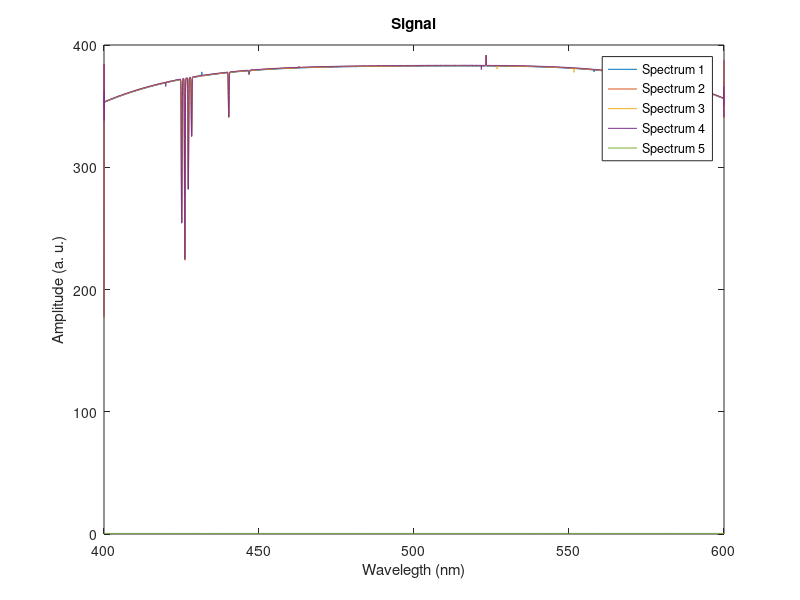

Here is the MATLAB script that generated this plot: (Note: this script raises an error after producing the figure.)
clear 
close all
clc

%% Load data
%==========================================================================
load("Data/Sig_para_Novo.mat", "ds_spectrum", "ds_wl_range");
raw_spectra = ds_spectrum;
wavelength = ds_wl_range;

%% Analyze the signal
%==========================================================================
num_curves = size(raw_spectra, 1);
spectrogram = raw_spectra; % !!!!!!!!!!!! Left it without detrending due to weird asymptotes happening with correction later

% define timestep (wavelength_resolution in this case) and sampling frequency
wavelength_resolution = wavelength(2) - wavelength(1);
frequency = 1/wavelength_resolution;

% Display variance of each spectrum
spectrum_var = var(spectrogram(1:5,:), 0, 2); 
disp("Variance of each spectrum:");
disp(spectrum_var)

%% Plotting the signal
%==========================================================================
figure( 'Name', "Initial Plot" );
plot(wavelength, spectrogram);
xlabel('Wavelegth (nm)');
ylabel('Amplitude (a. u.)');
title("Signal");
legend('Spectrum 1', 'Spectrum 2', 'Spectrum 3', 'Spectrum 4', 'Spectrum 5');

%% Find the peaks in the spectrum and plot them
%==========================================================================
% Initialize the peak locations and values arrays
numSpectra = 4; % Only 4 spectra are being corrected because the 5th doesn't follow the curve
maxPeaksPerSpectrum = 10; % Pre-allocate space for performance (more than needed)
peaks = zeros(numSpectra, maxPeaksPerSpectrum);
peaksLoc = zeros(numSpectra, maxPeaksPerSpectrum);
negPeaks = zeros(numSpectra, maxPeaksPerSpectrum);
negPeaksLoc = zeros(numSpectra, maxPeaksPerSpectrum);

%smooth the curve slightly for better peak finding -currently 3-points moving average-
spectrum_smooth = smoothdata(spectrogram, 2, 'movmean', 3);

hold on
for i = 1:numSpectra
    % Find positive peaks in the spectrum
    [peaksFound, loc_posPeaks] = findpeaks(spectrum_smooth(i,:), 'MinPeakProminence', 0.5,'MinPeakHeight', 1.5,'Threshold', 0.01);
    numPeaksFound = numel(peaksFound);
    peaks(i, 1:numPeaksFound) = peaksFound;
    peaksLoc(i, 1:numPeaksFound) = loc_posPeaks;
    plot(wavelength(peaksLoc(i,1:numPeaksFound)), peaks(i,1:numPeaksFound), 'rv', 'MarkerFaceColor', 'r');
    
    % Find negative peaks in the spectrum
    [negPeaksFound, loc_negPeaks] = findpeaks(-spectrum_smooth(i,:), 'MinPeakProminence', 0.2, 'Threshold', 0.001);
    numNegPeaksFound = numel(negPeaksFound);
    negPeaks(i, 1:numNegPeaksFound) = -negPeaksFound;
    negPeaksLoc(i, 1:numNegPeaksFound) = loc_negPeaks;
    plot(wavelength(negPeaksLoc(i,1:numNegPeaksFound)), negPeaks(i,1:numNegPeaksFound), 'g^', 'MarkerFaceColor', 'g');
end
hold off

%% Create the calibration curve
%==========================================================================
% Initialize calibration_curve as a copy of spectrogram
calibration_curve = spectrogram;

% Define the region around the peaks to set to NaN (0.5 wavelength values left and right)
region_size = round(0.5 / wavelength_resolution);

for i = 1:numSpectra
    % Get the positive and negative peak locations for the current spectrum
    peak_locs = peaksLoc(i,:);
    peak_locs = peak_locs(peak_locs~=0); % Remove zero entries
    neg_peak_locs = negPeaksLoc(i,:);
    neg_peak_locs = neg_peak_locs(neg_peak_locs~=0); % Remove zero entries

    % Set values around the positive peaks to NaN in calibration_curve
    for j = 1:length(peak_locs)
        peak_loc = peak_locs(j);
        lower_bound = max(1, peak_loc - region_size);
        upper_bound = min(size(calibration_curve, 2), peak_loc + region_size);
        calibration_curve(i, lower_bound:upper_bound) = NaN;
    end
    
    % Set values around the negative peaks to NaN in calibration_curve
    for j = 1:length(neg_peak_locs)
        neg_peak_loc = neg_peak_locs(j);
        lower_bound = max(1, neg_peak_loc - region_size);
        upper_bound = min(size(calibration_curve, 2), neg_peak_loc + region_size);
        calibration_curve(i, lower_bound:upper_bound) = NaN;
    end
end

figure( 'Name', "Calibration Curve" );
plot(wavelength,calibration_curve);
title("Calibration Curve");

%% Interpolate the missing values in Calibration Curve
%==========================================================================
% Interpolate each row of calibration_curve to fill in the missing NaN values
calibration_curve_interpolated = calibration_curve;
for i = 1:num_curves
    % Get the current row of calibration_curve
    current_row = calibration_curve_interpolated(i,:);
    
    % Find the indices of the NaN values
    nan_indices = find(isnan(current_row));
    
    % If there are any NaN values, interpolate them
    if ~isempty(nan_indices)
        % Find the indices of the non-NaN values
        non_nan_indices = find(~isnan(current_row));
        
        % Interpolate the NaN values using a cubic spline
        current_row(nan_indices) = interp1(non_nan_indices, current_row(non_nan_indices), nan_indices, 'linear');
        
        % Replace the current row in calibration_curve with the interpolated values
        calibration_curve_interpolated(i,:) = current_row;
    end
end

% Plot the interpolated calibration curve
figure( 'Name', "Interpolated Calibration Curve" );
plot(wavelength, calibration_curve_interpolated);
xlabel('Wavelength (nm)');
ylabel('Amplitude (a.u.)');
title("Interpolated Calibration Curve");

%% Find the polynomial fit of the calibration currve
%==========================================================================
x = wavelength;
y = calibration_curve_interpolated(1,:);
p = polyfit(x(~isnan(y)), y(~isnan(y)), 4); % fit a 4th-degree polynomial, ignoring NaN values
y_fit = polyval(p, x); % evaluate the polynomial at each wavelength

figure( 'Name', "Polynomial Fit" );
plot(wavelength, spectrogram);
hold on
plot(x, y_fit, 'LineWidth',2, 'Color', 'r', 'LineStyle', '--');
title("Polynomial Fit");
legend('Spectrum 1', 'Spectrum 2', 'Spectrum 3', 'Spectrum 4', 'Spectrum 5', 'Polynomial Fit');

%% Divide the signal by the polynomial fit to get the corrected signal
%==========================================================================
corrected_signal = spectrogram ./ y_fit;

figure( 'Name', "Corrected Signal" );
plot(wavelength, corrected_signal);
xlabel('Wavelength (nm)');
ylabel('Amplitude (a.u.)');
title("Corrected Signal");
legend('Spectrum 1', 'Spectrum 2', 'Spectrum 3', 'Spectrum 4', 'Spectrum 5');

%% Detrend Now??
% detrending the signal by substracting the means
corrected_signal_detrended = bsxfun(@minus, corrected_signal, mean(corrected_signal, 2));
% corrected_signal_detrended = bsxfun(@minus, corrected_signal, 1);
figure( 'Name', "Corrected Signal Detrended" );
plot(wavelength, corrected_signal_detrended);
xlabel('Wavelength (nm)');
ylabel('Amplitude (a.u.)');
title("Corrected Signal Detrended");
legend('Spectrum 1', 'Spectrum 2', 'Spectrum 3', 'Spectrum 4', 'Spectrum 5');

%% Find a gaussian fit for the peaks
%==========================================================================
% THIS_WL = 400;
% loc = [THIS_WL-400]./wavelength_resolution;

% Defines the ranges where the gaussian peaks are pressent manually
ranges = [424.62 425.44; 425.66 426.42; 426.8 427.54; 427.9 428.6; 439.88 440.56; 446.48 447.06; 523.06 523.38; 583.46 583.96];

% Function to find the indices of these range values
for i = 1:size(ranges, 1)
    range_start = ranges(i, 1);
    range_end = ranges(i, 2);
    
    indices = [];
    for j = 1:length(wavelength)
        if range_start <= wavelength(j) && wavelength(j) <= range_end
            indices = [indices j];
        end
    end
    
    values = wavelength(indices);
    first_index = indices(1);
    last_index = indices(end);

    disp("  wavelength(" + first_index + ":" + (last_index+1) + ")")
end

% Extract x and y values around the peak
x_data = wavelength(1233:1274);
y_data = corrected_signal_detrended(1233:1274);

figure('Name',"Corrected Signal detrended 1 with gaussian fit for peak1");
plot(wavelength, corrected_signal_detrended(1,:));

% Define Gaussian function
gaussian = fittype('a*exp(-((x-b)/c)^2)', 'independent', 'x', 'coefficients', {'a', 'b', 'c'});
% gauss = @(coeff, x_data) coeff(1) * exp(-((x_data - coeff(2)) / coeff(3)).^2);

% Initial guess for parameters
% guess = [max_val, center, width];
% lb = [0, center - width, 0];
% ub = [2 * max_val, center + width, 2 * width];
a0 = max(y_data);
b0 = x_data(y_data==a0);
c0 = 1;

% Fit Gaussian function to data
% [coeff, ~, ~, ~, ~, ~] = lsqcurvefit(gauss, guess, xdata, ydata, lb, ub);
% fit_result = gauss(coeff, xdata);
fit_result = fit(x_data.', y_data.', 'gauss2');

% Plot original data and fitted Gaussian function
hold on
plot(fit_result)
hold off

